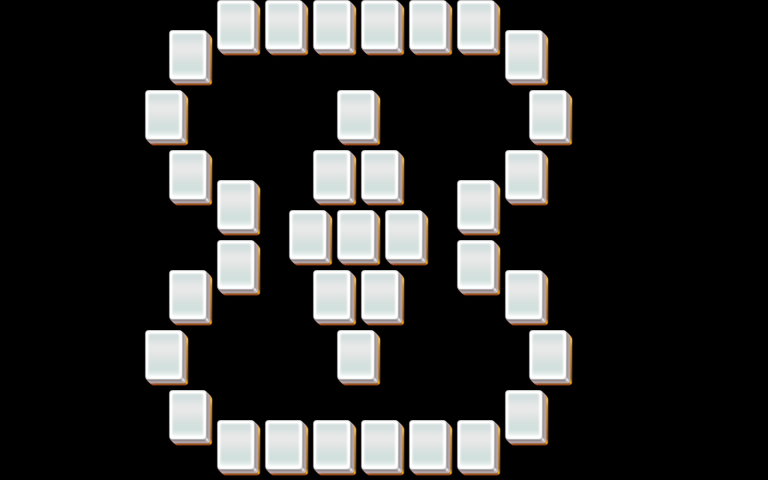

This game map was drawn from its Tiled (.tmx) file and the tilesets committed beside it. A one-line description and the trimmed map source follow:
An orthogonal 32x16 tile map with 24x30 px tiles, 5 tile layers (layer1, layer2, layer3, layer4, ...).

<map version="1.0" orientation="orthogonal" width="32" height="16" tilewidth="24" tileheight="30">
 <properties>
  <property name="species" value="22" />
 </properties>
 <tileset firstgid="1" name="mahjong" tilewidth="48" tileheight="60">
  <image source="mahjong.png" />
 </tileset>
 <layer name="layer1" width="32" height="16">
  <data>[512 cells, 37 non-empty, 1 distinct tile ids]</data>
 </layer>
 <layer name="layer2" width="32" height="16">
  <data>[512 cells, 37 non-empty, 1 distinct tile ids]</data>
 </layer>
 <layer name="layer3" width="32" height="16">
  <data>[512 cells, 37 non-empty, 1 distinct tile ids]</data>
 </layer>
 <layer name="layer4" width="32" height="16">
  <data>[512 cells, 1 non-empty, 1 distinct tile ids]</data>
 </layer>
 <layer name="layer5" width="32" height="16">
  <data>[512 cells, 0 non-empty, 0 distinct tile ids]</data>
 </layer>
</map>
